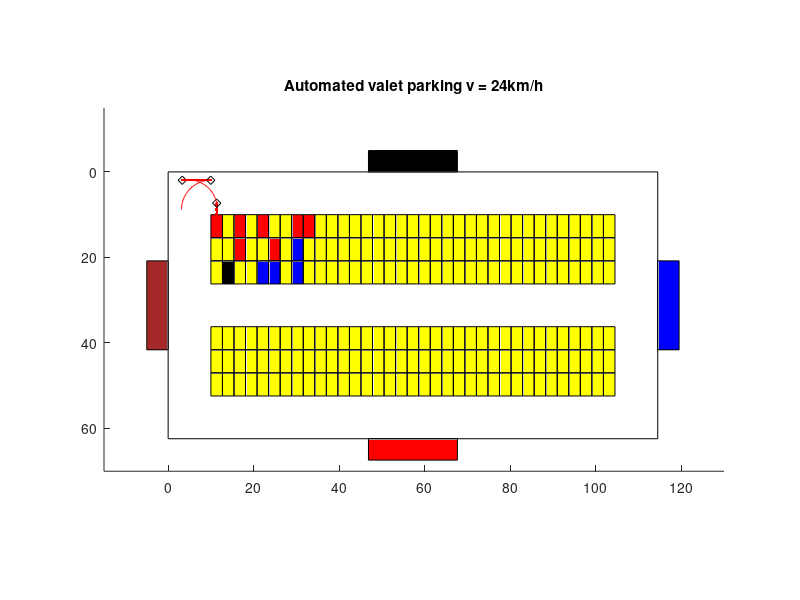

Write the MATLAB code that produced this figure.
clf;
axis equal;


for i = 0: 34
    for j = 0: 2
      if(((j == 0) && (i == 0 || i == 2 || i == 4 || i == 7 || i == 8))
          || ((j == 1) && (i == 2 || i == 5))
        )
          rectangle("Position", [10 + i*2.7, 10 + j*5.4, 2.7, 5.4], 
              "Facecolor", [1, 0, 0]);
      elseif((j == 2) && (i == 1))
          rectangle("Position", [10 + i*2.7, 10 + j*5.4, 2.7, 5.4], 
              "Facecolor", [0, 0, 0]);
      elseif(((j == 2) && (i == 4 || i == 5 || i == 7))
              || (j == 1 && i == 7)
            )
          rectangle("Position", [10 + i*2.7, 10 + j*5.4, 2.7, 5.4], 
              "Facecolor", [0, 0, 1]);
      else
          rectangle("Position", [10 + i*2.7, 10 + j*5.4, 2.7, 5.4],
              "Facecolor", [1, 1, 0]);
      endif;
    endfor;
endfor;

for i = 0: 34
    for j = 0: 2
       rectangle("Position", [10 + i*2.7, 20 + (j + 3)*5.4, 2.7, 5.4],
              "Facecolor", [1, 1, 0]);
    endfor;
endfor;



rectangle("Position", [0, 0, 10 + 2.7*35 + 10, 10 + 5.4*3 + 10 + 5.4*3 + 10 ]);
                      %boundary

rectangle("Position", [10 + 2.7*17.5 - 10.4, -5, 20.8, 5 ], 
                        "Facecolor", [0, 0, 0]);%Gate 1
rectangle("Position", [10 + 2.7*35 + 10, 20.8, 5, 20.8 ], 
                        "Facecolor", [0, 0, 1]);%Gate 2
rectangle("Position", [10 + 2.7*17.5 - 10.4, 10 + 5.4*3 + 10 + 5.4*3 + 10, 20.8, 5 ], 
                        "Facecolor", [1, 0, 0]);%Gate 3                        
rectangle("Position", [-5, 20.8, 5, 20.8 ], "Facecolor", 
                          [0.65, 0.16, 0.16]);%Gate 4

v0 = 20/3;%(m/s)
t = linspace(0, 0.81, round(0.81*24));%(s)
x = 10 + 1.35;%(m)
y = 10 + 2.7 - v0*t;%(m)
hold on;%draw overlay some graphic objects
plot(x, y, 'r');

Radius = sqrt(1.35*1.35 + 6.7*6.7) ;%radius of circle trajectory (m)
w0 = v0 / Radius;%angular velocity (rad/s)
a0 = atan(1.35/6.7);%original angular (rad)
deltaT = (pi/2)/w0;
t = linspace(0.81, 0.81+deltaT, round(deltaT*24));
xCenter = 10 + (2.7/2) - 6.7;
yCenter = 10 - 1.35;
alpha = a0 + w0*(t - 0.81);
x = xCenter + Radius*cos(alpha);
y = yCenter - Radius*sin(alpha);
x0 = x(1);
y0 = y(1);
hold on;
plot(x0, y0, "-dk");
hold on;
plot(x, y, 'r');
x0 = x(length(x));
y0 = y(length(y));
hold on;
plot(x0, y0, "-dk");
lastT = 0.81 + deltaT;
t = linspace(lastT, lastT + 1, 24);
x = x0 + v0*(t - lastT);
hold on;
plot(x, y0, 'r');
hold on;
plot(x(length(x)), y0, "-dk");
xCenter = x(length(x));
yCenter = y0 + Radius;
lastT = lastT + 1;
t = linspace(lastT, lastT + deltaT, round(deltaT*24));
alpha = w0*(t - lastT);                  
x = xCenter - Radius*sin(alpha);
y = yCenter - Radius*cos(alpha);
hold on;
plot(x, y, 'r');
                  
axis([-15 130 -15 70]);%expand minimum of X, Y
view(0, -90);
title ("Automated valet parking v = 24km/h");
